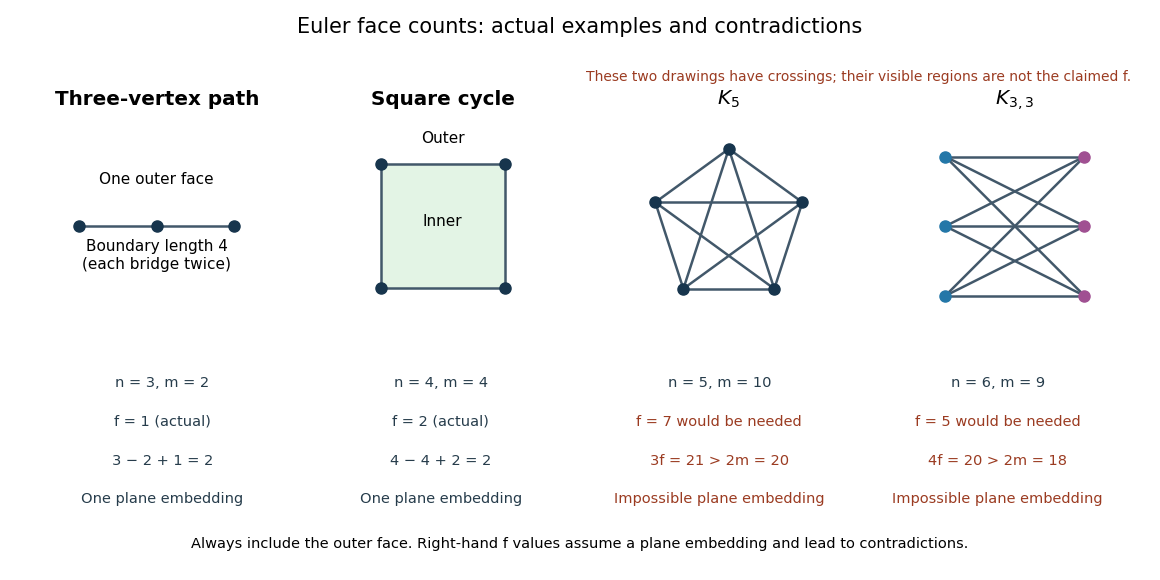

Source code (Python):
"""Compare actual plane faces with hypothetical obstruction counts.

Tested with Python 3.14, matplotlib 3.10.7, numpy 2.3.5.
Run from _media; write a matching PNG basename to the current directory.
"""

from itertools import combinations
from pathlib import Path

import matplotlib.pyplot as plt
from matplotlib.patches import Polygon
import numpy as np


def draw(ax, pos, edges, colors=None):
    for u, v in edges:
        points = np.array([pos[u], pos[v]])
        ax.plot(points[:, 0], points[:, 1], color="#42586a", lw=1.8, zorder=1)
    for v, (x, y) in pos.items():
        ax.plot(x, y, "o", ms=8, color=(colors or {}).get(v, "#17354d"), zorder=2)
    ax.set(xlim=(-1.35, 1.35), ylim=(-1.35, 1.35), aspect="equal")
    ax.axis("off")


def main():
    plt.rcParams.update({"font.size": 12, "font.family": "DejaVu Sans"})
    fig, axes = plt.subplots(1, 4, figsize=(11.6, 5.8), dpi=100, facecolor="white")
    path = {0: (-1, 0), 1: (0, 0), 2: (1, 0)}
    draw(axes[0], path, [(0, 1), (1, 2)])
    axes[0].text(0, 0.55, "One outer face", ha="center", fontsize=11)
    axes[0].text(0, -0.55, "Boundary length 4\n(each bridge twice)", ha="center", fontsize=11)
    square = {0: (-0.8, -0.8), 1: (0.8, -0.8), 2: (0.8, 0.8), 3: (-0.8, 0.8)}
    axes[1].add_patch(Polygon(list(square.values()), color="#e3f4e5", zorder=0))
    draw(axes[1], square, [(0, 1), (1, 2), (2, 3), (3, 0)])
    axes[1].text(0, 0, "Inner", ha="center", fontsize=11)
    axes[1].text(0, 1.08, "Outer", ha="center", fontsize=11)
    pentagon = {i: (np.cos(t), np.sin(t)) for i, t in enumerate(np.pi / 2 + np.arange(5) * 2 * np.pi / 5)}
    draw(axes[2], pentagon, list(combinations(range(5), 2)))
    bipartite = {i: (-0.9 if i < 3 else 0.9, 0.9 - 0.9 * (i % 3)) for i in range(6)}
    draw(axes[3], bipartite, [(u, v) for u in range(3) for v in range(3, 6)],
         {i: "#2477a8" if i < 3 else "#a05092" for i in range(6)})
    titles = ["Three-vertex path", "Square cycle", "$K_5$", "$K_{3,3}$"]
    for ax, title in zip(axes, titles):
        ax.set_title(title, weight="bold", pad=12)
    xs = [0.14, 0.38, 0.62, 0.86]
    rows = [
        ["n = 3, m = 2", "n = 4, m = 4", "n = 5, m = 10", "n = 6, m = 9"],
        ["f = 1 (actual)", "f = 2 (actual)", "f = 7 would be needed", "f = 5 would be needed"],
        ["3 − 2 + 1 = 2", "4 − 4 + 2 = 2", "3f = 21 > 2m = 20", "4f = 20 > 2m = 18"],
        ["One plane embedding", "One plane embedding", "Impossible plane embedding", "Impossible plane embedding"],
    ]
    for row_index, row in enumerate(rows):
        for col, value in enumerate(row):
            fig.text(xs[col], 0.34 - row_index * 0.067, value, ha="center", va="center",
                     fontsize=10.5, color="#9b3b21" if col > 1 and row_index > 0 else "#263c4b")
    fig.suptitle("Euler face counts: actual examples and contradictions", fontsize=15, y=0.97)
    fig.text(0.74, 0.86, "These two drawings have crossings; their visible regions are not the claimed f.",
             ha="center", fontsize=10, color="#9b3b21")
    fig.text(0.5, 0.055, "Always include the outer face. Right-hand f values assume a plane embedding and lead to contradictions.",
             ha="center", fontsize=10.5)
    fig.subplots_adjust(left=0.025, right=0.985, bottom=0.43, top=0.79, wspace=0.12)
    fig.savefig(Path.cwd() / (Path(__file__).stem + ".png"), facecolor="white", transparent=False)
    plt.close(fig)


if __name__ == "__main__":
    main()
